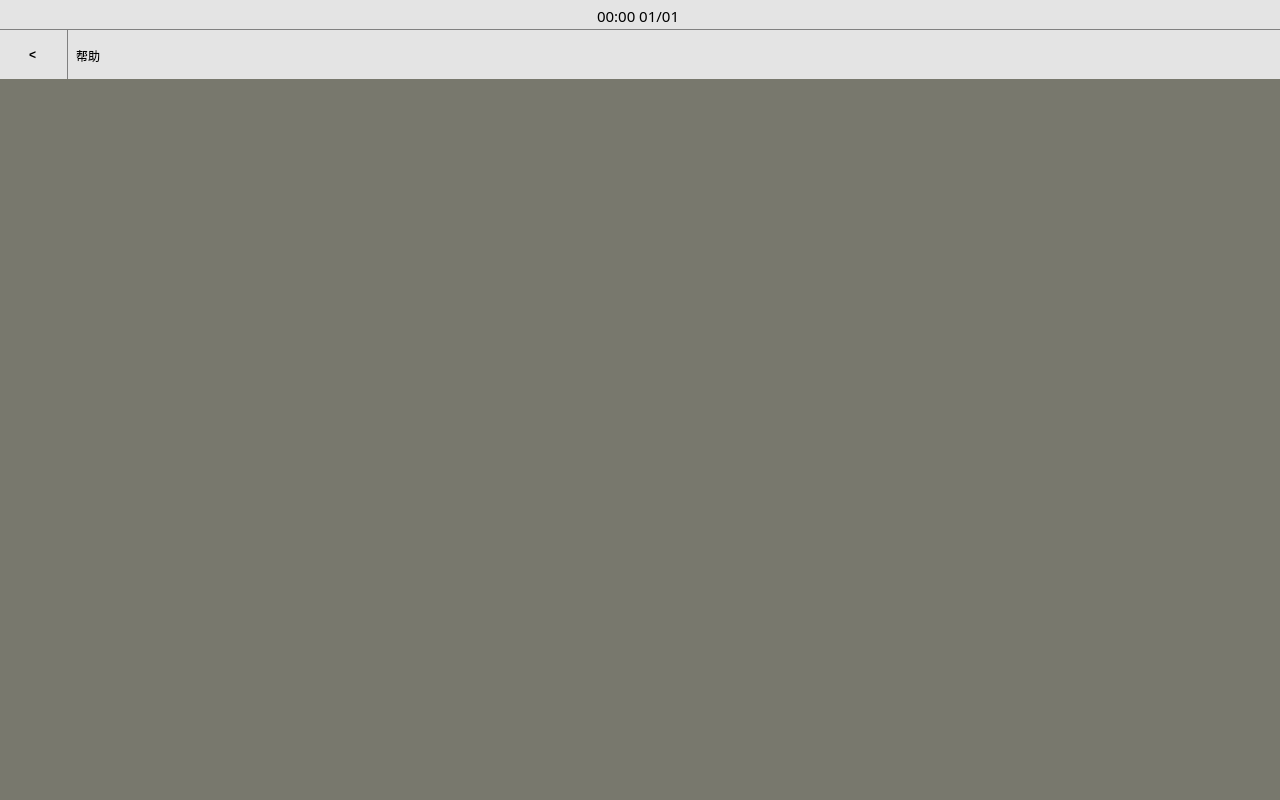
<?xml version="1.0" encoding="UTF-8"?>
<ui version="4.0">
 <class>BaseWidget</class>
 <widget class="QWidget" name="BaseWidget">
  <property name="geometry">
   <rect>
    <x>0</x>
    <y>0</y>
    <width>1280</width>
    <height>800</height>
   </rect>
  </property>
  <property name="minimumSize">
   <size>
    <width>1280</width>
    <height>800</height>
   </size>
  </property>
  <property name="maximumSize">
   <size>
    <width>1280</width>
    <height>800</height>
   </size>
  </property>
  <property name="styleSheet">
   <string notr="true"/>
  </property>
  <property name="BaseWidget" stdset="0">
   <string>Form</string>
  </property>
  <widget class="QWidget" name="verticalLayoutWidget">
   <property name="geometry">
    <rect>
     <x>-1</x>
     <y>-1</y>
     <width>1281</width>
     <height>801</height>
    </rect>
   </property>
   <layout class="QVBoxLayout" name="vbaseLayout" stretch="3,5,72">
    <property name="spacing">
     <number>0</number>
    </property>
    <item>
     <widget class="QFrame" name="base_statebar">
      <property name="styleSheet">
       <string notr="true">background-color: rgb(228, 228, 228);
</string>
      </property>
      <property name="frameShape">
       <enum>QFrame::NoFrame</enum>
      </property>
      <property name="frameShadow">
       <enum>QFrame::Plain</enum>
      </property>
      <widget class="QWidget" name="horizontalLayoutWidget">
       <property name="geometry">
        <rect>
         <x>-1</x>
         <y>0</y>
         <width>1281</width>
         <height>33</height>
        </rect>
       </property>
       <layout class="QHBoxLayout" name="hstateLayout">
        <item>
         <widget class="QLabel" name="stateLabel_l">
          <property name="text">
           <string/>
          </property>
         </widget>
        </item>
        <item>
         <spacer name="hstatespace_l">
          <property name="orientation">
           <enum>Qt::Horizontal</enum>
          </property>
          <property name="sizeHint" stdset="0">
           <size>
            <width>40</width>
            <height>20</height>
           </size>
          </property>
         </spacer>
        </item>
        <item>
         <widget class="QLabel" name="stateLabel_datetime">
          <property name="font">
           <font>
            <family>微软雅黑</family>
            <pointsize>11</pointsize>
            <weight>50</weight>
            <bold>false</bold>
           </font>
          </property>
          <property name="text">
           <string>00:00 01/01</string>
          </property>
         </widget>
        </item>
        <item>
         <spacer name="hstatespace_r">
          <property name="orientation">
           <enum>Qt::Horizontal</enum>
          </property>
          <property name="sizeHint" stdset="0">
           <size>
            <width>40</width>
            <height>20</height>
           </size>
          </property>
         </spacer>
        </item>
        <item>
         <widget class="QLabel" name="stateLabel_r">
          <property name="text">
           <string/>
          </property>
         </widget>
        </item>
       </layout>
      </widget>
     </widget>
    </item>
    <item>
     <widget class="QFrame" name="base_navigationbar">
      <property name="styleSheet">
       <string notr="true">QFrame {
    background-color: rgb(228, 228, 228);
	border-top: 1px solid gray;
}</string>
      </property>
      <widget class="QWidget" name="horizontalLayoutWidget_2">
       <property name="geometry">
        <rect>
         <x>-1</x>
         <y>0</y>
         <width>1281</width>
         <height>52</height>
        </rect>
       </property>
       <layout class="QHBoxLayout" name="hnavigationLayout" stretch="0,121">
        <item>
         <widget class="QPushButton" name="naviBackBtn">
          <property name="minimumSize">
           <size>
            <width>70</width>
            <height>50</height>
           </size>
          </property>
          <property name="styleSheet">
           <string notr="true">QPushButton {
    border: none;
    background-color: rgb(228, 228, 228);
    color: black;
    padding: 5px;
    font: 18pt &quot;宋体&quot;;
    font-weight: bold;
    qproperty-alignment: AlignCenter; /* 设置文本居中对齐 */
	border-right:1px solid gray
}</string>
          </property>
          <property name="text">
           <string>&lt;</string>
          </property>
         </widget>
        </item>
        <item>
         <widget class="QWidget" name="widget" native="true">
          <widget class="QWidget" name="horizontalLayoutWidget_3">
           <property name="geometry">
            <rect>
             <x>-1</x>
             <y>0</y>
             <width>1211</width>
             <height>52</height>
            </rect>
           </property>
           <layout class="QHBoxLayout" name="horizontalLayout">
            <item>
             <widget class="QLabel" name="naviLabel_l">
              <property name="styleSheet">
               <string notr="true">QLabel {
    font: 14pt &quot;微软雅黑&quot;;
}</string>
              </property>
              <property name="text">
               <string>帮助</string>
              </property>
             </widget>
            </item>
            <item>
             <widget class="QLabel" name="naviDirectoryBtn">
              <property name="styleSheet">
               <string notr="true">QLabel {
    font: 14pt &quot;微软雅黑&quot;;
}</string>
              </property>
              <property name="text">
               <string/>
              </property>
             </widget>
            </item>
            <item>
             <spacer name="hNavilSpacer">
              <property name="orientation">
               <enum>Qt::Horizontal</enum>
              </property>
              <property name="sizeHint" stdset="0">
               <size>
                <width>40</width>
                <height>20</height>
               </size>
              </property>
             </spacer>
            </item>
            <item>
             <widget class="QPushButton" name="naviHelpBtn">
              <property name="minimumSize">
               <size>
                <width>50</width>
                <height>50</height>
               </size>
              </property>
              <property name="baseSize">
               <size>
                <width>40</width>
                <height>40</height>
               </size>
              </property>
              <property name="styleSheet">
               <string notr="true">QPushButton {
    border: none;
    background-color: rgb(228, 228, 228);
    color: black;
    padding: 5px;
}</string>
              </property>
              <property name="text">
               <string/>
              </property>
              <property name="icon">
               <iconset>
                <normalon>:/navigation/assets/help.png</normalon>
               </iconset>
              </property>
              <property name="iconSize">
               <size>
                <width>40</width>
                <height>40</height>
               </size>
              </property>
             </widget>
            </item>
            <item>
             <widget class="QPushButton" name="naviSettingBtn">
              <property name="minimumSize">
               <size>
                <width>50</width>
                <height>50</height>
               </size>
              </property>
              <property name="styleSheet">
               <string notr="true">QPushButton {
    border: none;
    background-color: rgb(228, 228, 228);
    color: black;
    padding: 5px;
}</string>
              </property>
              <property name="text">
               <string/>
              </property>
              <property name="icon">
               <iconset>
                <normalon>:/navigation/setting/setting.png</normalon>
               </iconset>
              </property>
              <property name="iconSize">
               <size>
                <width>40</width>
                <height>40</height>
               </size>
              </property>
             </widget>
            </item>
            <item>
             <widget class="QPushButton" name="naviHamburgerBtn">
              <property name="minimumSize">
               <size>
                <width>50</width>
                <height>50</height>
               </size>
              </property>
              <property name="styleSheet">
               <string notr="true">QPushButton {
    border: none;
    background-color: rgb(228, 228, 228);
    color: black;
    padding: 5px;
}</string>
              </property>
              <property name="text">
               <string/>
              </property>
              <property name="icon">
               <iconset>
                <normalon>:/navigation/hamburger/hamburger.png</normalon>
               </iconset>
              </property>
              <property name="iconSize">
               <size>
                <width>40</width>
                <height>40</height>
               </size>
              </property>
             </widget>
            </item>
            <item>
             <spacer name="hNavilMarginSpacer">
              <property name="orientation">
               <enum>Qt::Horizontal</enum>
              </property>
              <property name="sizeType">
               <enum>QSizePolicy::Fixed</enum>
              </property>
              <property name="sizeHint" stdset="0">
               <size>
                <width>20</width>
                <height>20</height>
               </size>
              </property>
             </spacer>
            </item>
           </layout>
          </widget>
         </widget>
        </item>
       </layout>
      </widget>
     </widget>
    </item>
    <item>
     <widget class="QWidget" name="base_workspace" native="true">
      <property name="styleSheet">
       <string notr="true">background-color: rgb(120, 120, 109);</string>
      </property>
     </widget>
    </item>
   </layout>
   <zorder>base_navigationbar</zorder>
   <zorder>base_workspace</zorder>
   <zorder>base_statebar</zorder>
  </widget>
 </widget>
 <resources>
  <include location="../../assets/assets.qrc"/>
 </resources>
 <connections/>
</ui>
